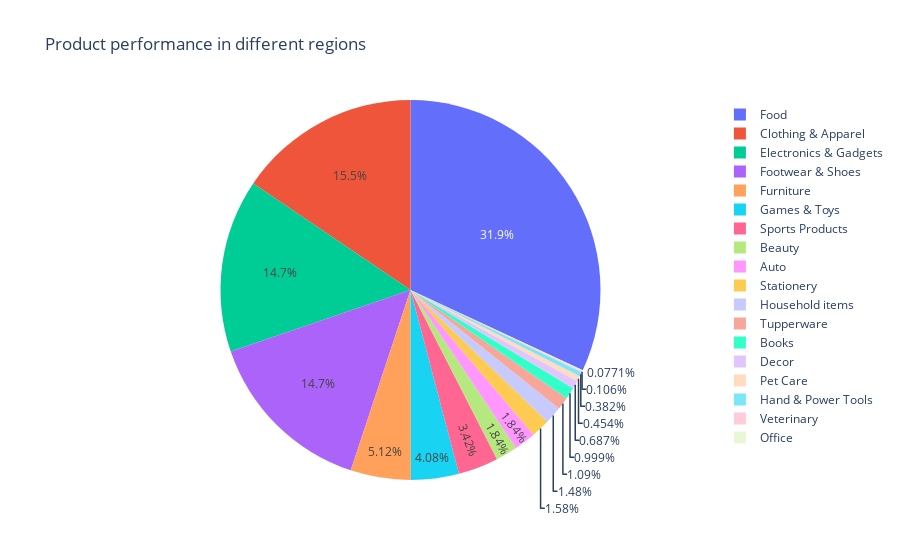

The cell this chart's notebook holds for it:
### Code cell
fig=px.pie(diwali,'Product_Category','Amount', labels={'Product_Category': 'Product Category'},title='Product performance in different regions')
fig.show()

### Figure 1 — Plotly figure (JSON) as saved in the notebook; plotly's stock layout.template omitted (floating-point values rounded to 4 significant figures; data arrays with more than 128 entries replaced by an {"elided": "..."} marker saying what was removed)
{"data": [{"domain": {"x": [0, 1], "y": [0, 1]}, "hovertemplate": "Product Category=%{label}<br>Amount=%{value}<extra></extra>", "labels": {"elided": "11251 str values"}, "legendgroup": "", "name": "", "showlegend": true, "type": "pie", "values": {"elided": "11251 float values"}}], "layout": {"legend": {"tracegroupgap": 0}, "title": {"text": "Product performance in different regions"}}}
